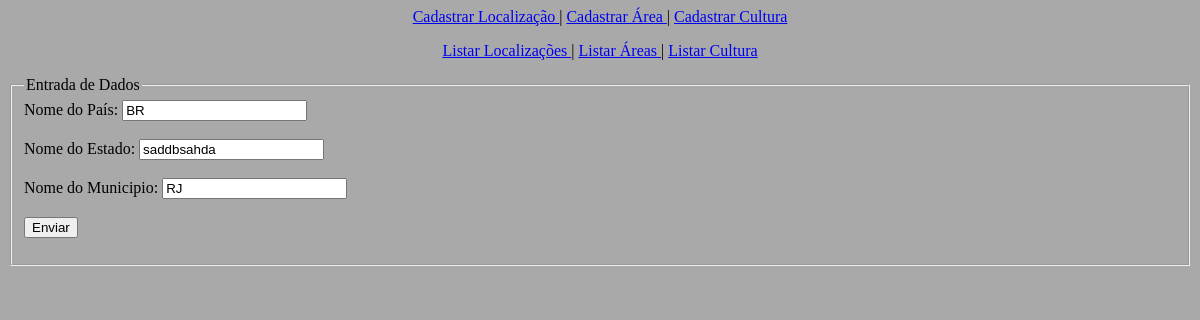
/form_alterar_localizacao.php, run on an earlier commit of the app's database.
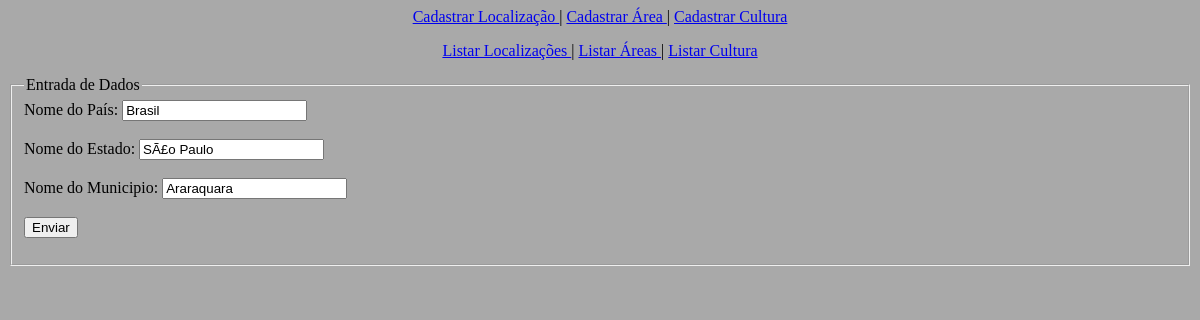
And on a later commit of the database.
### tables this page shows
CREATE TABLE IF NOT EXISTS `localizacao` (
  `ID_localizacao` int(5) NOT NULL AUTO_INCREMENT,
  `pais` varchar(50) NOT NULL,
  `estado` varchar(50) NOT NULL,
  `municipio` varchar(50) NOT NULL,
  PRIMARY KEY (`ID_localizacao`),
  KEY `ID_localizacao` (`ID_localizacao`),
  KEY `ID_localizacao_2` (`ID_localizacao`),
  KEY `ID_localizacao_3` (`ID_localizacao`)
);

### form_alterar_localizacao.php (the view, shortened to what this page needs)
<?php
	include "funcao.php";
?>
<html>
	<head>
		<link rel="stylesheet" href="estilos.css"/>
	</head>
	<body class="corpo">
		<?php
			include "conexao.php";
			$sql = "select * from localizacao";
			$resultado = mysqli_query($link, $sql) or die (mysqli_error($link));
			$linha= mysqli_fetch_array($resultado);
		?>
		<fieldset>
			<legend>Entrada de Dados</legend>
			<form action="altera_localizacao.php" method="post">
				<label>Nome do País: </label>
				<input type="text" name="nomePais" value="<?= $linha["pais"]; ?>" />
				<br />
				<br />
				<label>Nome do Estado: </label>
				<input type="text" name="estado" value="<?= $linha["estado"]; ?>" />
				<br />
				<br />
				<label>Nome do Municipio: </label>
				<input type="text" name="municipio" value="<?= $linha["municipio"]; ?>" />
				<br />
				<br />
				<input type="submit" value="Enviar"/>
			</form>
		</fieldset>
	</body>
</html>

What changed in the data, as far as the page shows it:
removed localizacao: nomePais "BR", estado "saddbsahda", municipio "RJ"
added localizacao: nomePais "Brasil", estado "SÃ£o Paulo", municipio "Araraquara"
